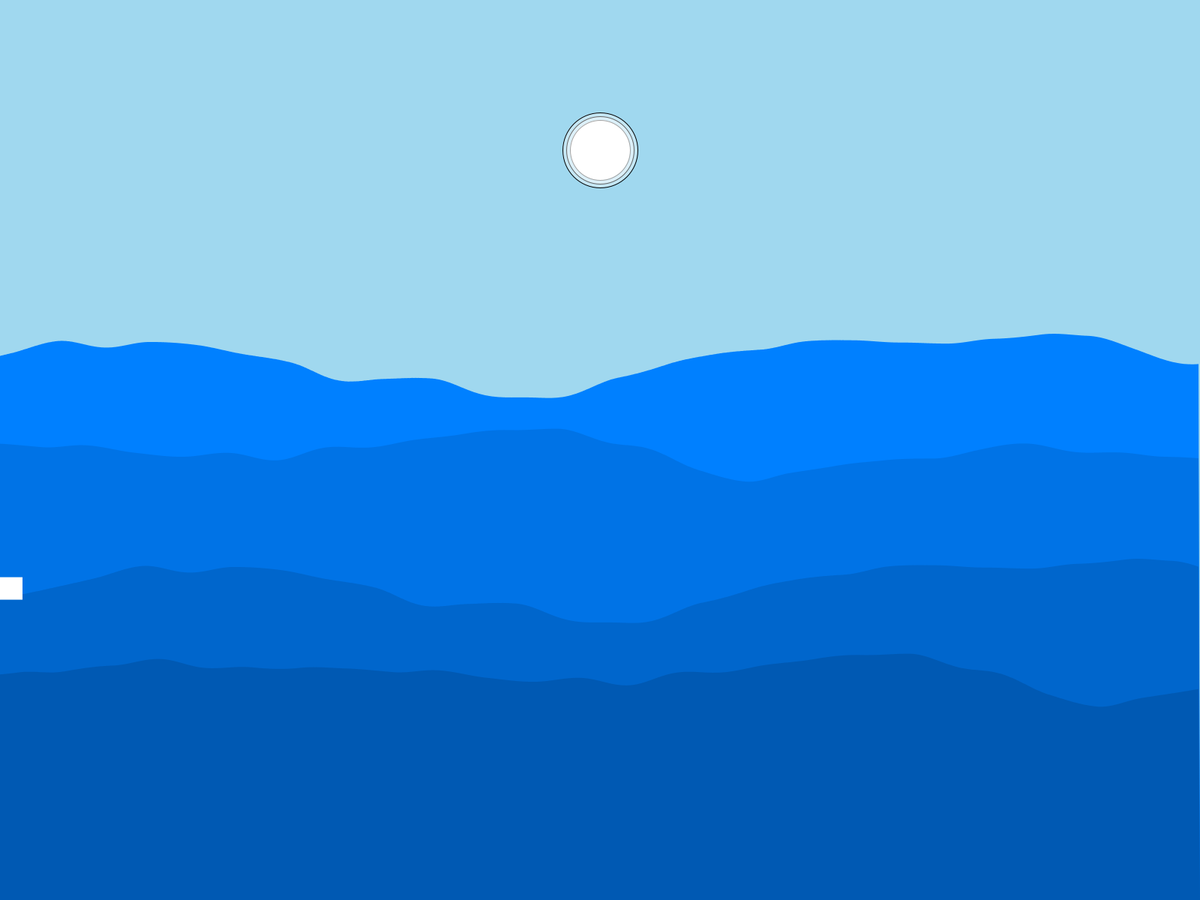
Frame 1 (no input)
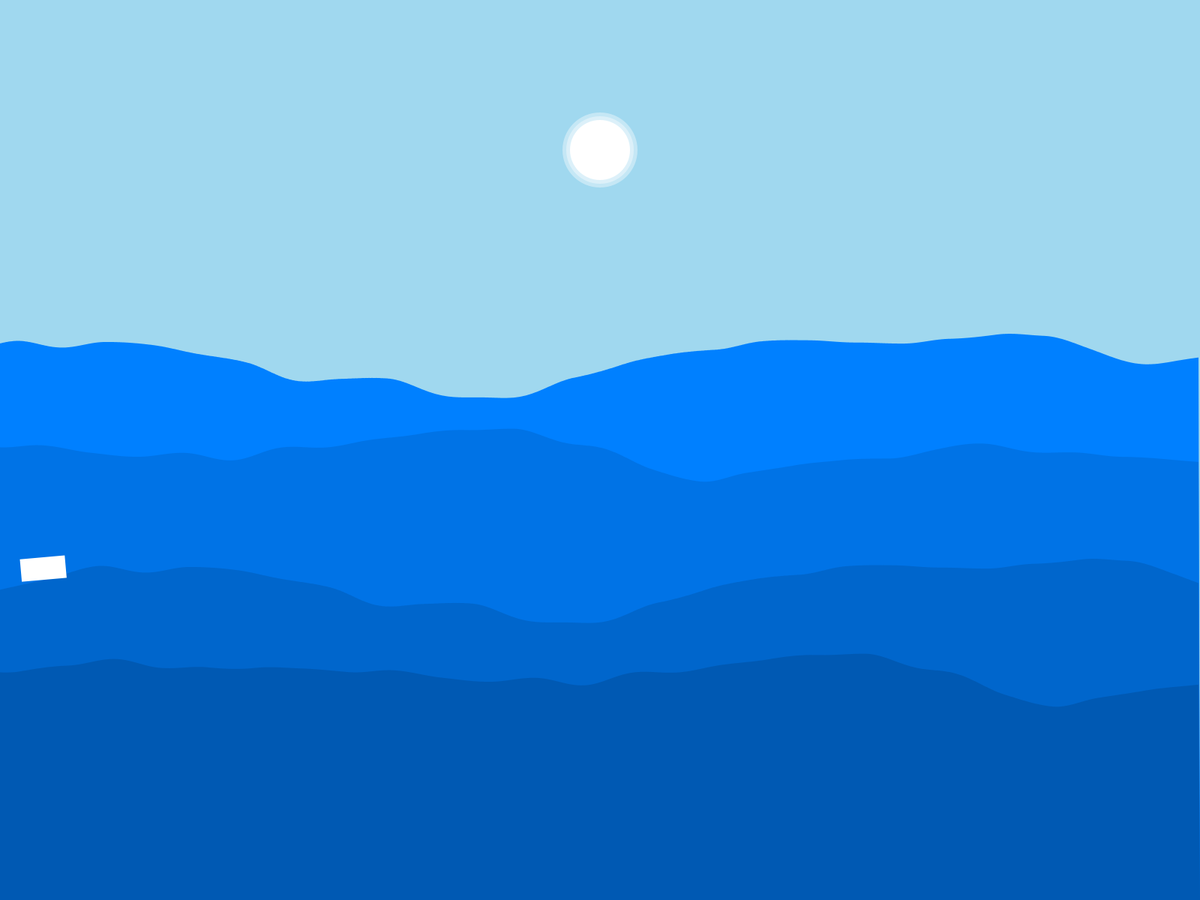
Frame 60 (the mouse pressed at the canvas centre just before this capture)
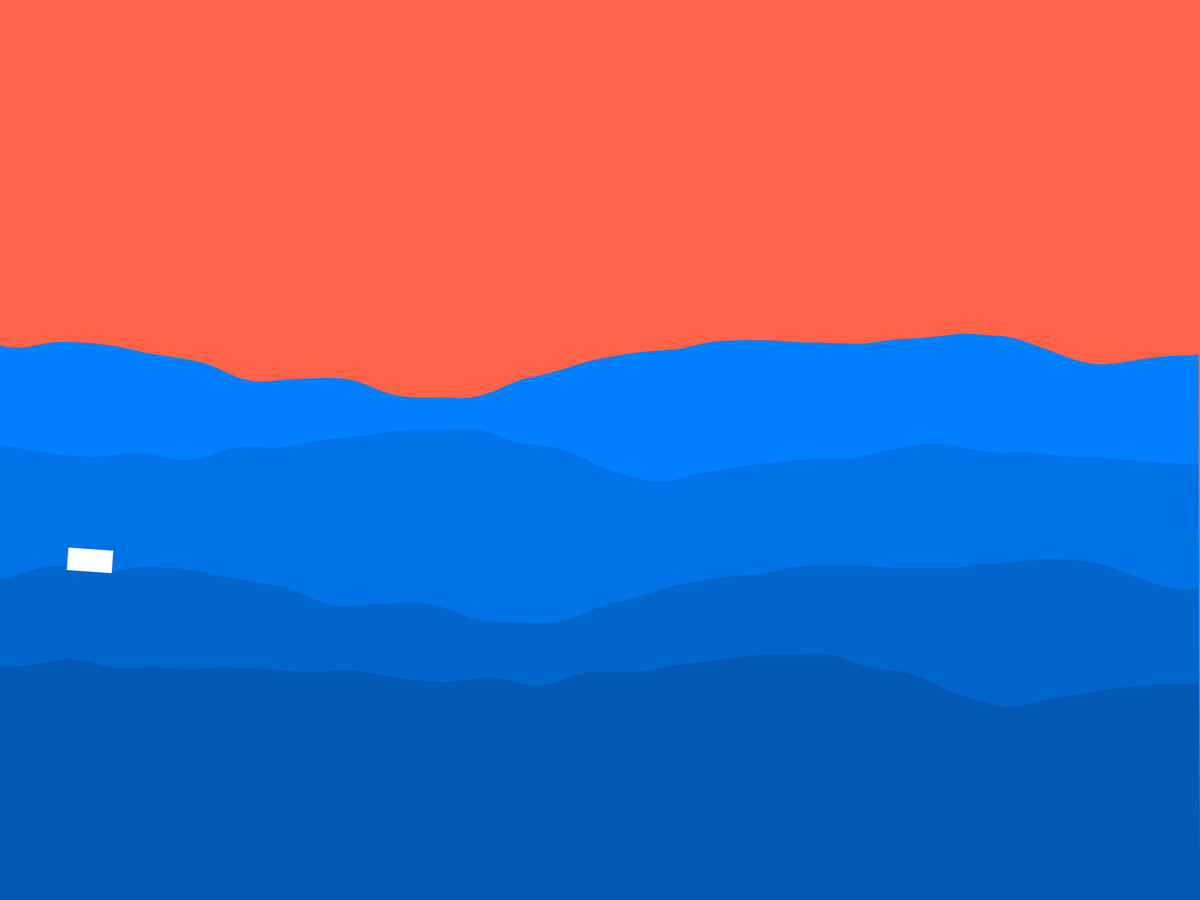
Frame 120 (the mouse held since frame 60 and released just before this capture)

The Processing sketch that drew these frames (run headless with seeded random() and noise(); from frame 60 on, the mouse is pressed at the canvas centre):

// Processing sketch: Scatter
// ── Scatter.pde
Wave[]w;
color[]c=new color[5];
ArrayList<Ship> s = new ArrayList<Ship>();
int count;
float r1=160;
float g1=216;
float b1=239;
float r2=255;
float g2=99;
float b2=71;
float r3=48;
float g3=61;
float b3=139;
float difR1;
float difG1;
float difB1;
float difR2;
float difG2;
float difB2;
float rad_angle;
void setup(){
	fullScreen();
	rectMode(CENTER);
	w=new Wave[4];
	smooth();
	s.add(new Ship(int(random(4))));
	rad_angle=180.0/width;
	difR1=(r1-r2)/(width/2);
	difG1=(g1-g2)/(width/2);
	difB1=(b1-b2)/(width/2);
	difR2=(r2-r3)/(width/2);
	difG2=(g2-g3)/(width/2);
	difB2=(b2-b3)/(width/2);
	c[0]=color(#0080FF);
	c[1]=color(#0073E6);
	c[2]=color(#0066CC);
	c[3]=color(#0059B3);
	c[4]=color(#004D99);
	for(int i=0;i<w.length;i++){
		w[i]=new Wave(c[i],height/8*i+400);
	}
}

void draw() {
	background(sky(mouseX));
	sunAndMoon();
	for(int i=0;i<w.length;i++){
		w[i].update();
	}
	if((int)random(500)==5){
		s.add(new Ship(int(random(4))));
	}
	for(int i=0;i<s.size();i++){
		int count=s.get(i).getCount();
		if(width-1<count){
			s.remove(i);
		}else{
			float temp=w[s.get(i).getIndex()].returnPointValue(count);
			s.get(i).update_ship(count,temp,w[s.get(i).getIndex()].getAngle(count));
		}
	}
}
void sunAndMoon(){
	float len=200;
	pushMatrix();
	translate(width/2,height/2);
	rotate(radians(rad_angle*mouseX));
	fill(255);
	ellipse(0,-height/2+len,80,80);
	fill(255,100);
	ellipse(0,-height/2+len,90,90);
	fill(255,100);
	ellipse(0,-height/2+len,100,100);

	fill(255);
	arc(0, height/2-len, 90, 90, 0, PI*4);
	fill(sky(mouseX));
	arc(20, height/2-len+20, 90, 90, 0, PI*4);
	popMatrix();
}
color sky(float x){
	color temp=color(0);
	if(x<width/2){
		temp=color(r1-difR1*x,g1-difG1*x,b1-difB1*x);
	}
	else{
		temp=color(r2-difR2*(x-width/2),g2-difG2*(x-width/2),b2-difB2*(x-width/2));
	}
	return temp;
}
void keyPressed() {
	s.add(new Ship(int(random(4))));
}
class Wave{
	color c;
	float n;
	float step;
	float step_noise=0.002;





	
	float how=200;
	ArrayList<Float> list = new ArrayList<Float>();
	Wave(color c,float s){
		this.c=c;
		n=random(10);
		step=s;
		for(int i=0;i<width;i++){
			list.add(noise(n));
			n+=step_noise;
		}
	}
	void update(){
		list.add(noise(n));
		list.remove(0);
		n+=step_noise;
		beginShape();
		vertex(width,height);
		vertex(0,height);
		for(int i=0;i<width;i+=2){
			noStroke();
			fill(c);
			vertex(i,list.get(i)*how+step);
		}
		vertex(width,height);
		endShape();
	}
	float returnPointValue(int index){
		float tempY=list.get(index)*how+step;
		return tempY;
	}
	float getAngle(int index){
		float ang;
		if(index==0){
			ang=0;
		}
		else {
			ang=degrees(atan2(list.get(index)-list.get(index-1),1))%360;
		}
		return ang;
	}
}
class Ship{
	float x,y;
	float ang;
	int index;
	int count=0;
	Ship(int index){
		newAllocation(index);
	}
	void newAllocation(int index){
		this.index=index;
	}
	int getIndex(){
		return index;
	}
	int getCount(){
		return count;
	}
	void update_ship(float x,float y,float ang){
		pushMatrix();
		translate(x,y);
		fill(255);
		rotate(ang);
		rect(0,-15, 60, 30);
		popMatrix();
		count++;
	}
}
